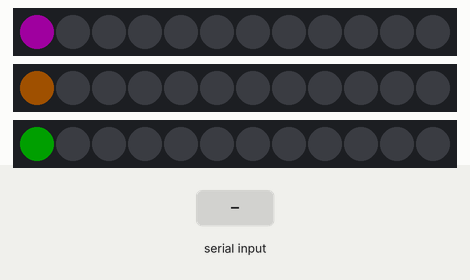
This sketch was run on a simulated Arduino Uno, built with avr-gcc and run on an emulated ATmega328P. Shown: 3 × 12 RGB LEDs in strip order, left to right. The test bench sets the inputs (shaded band). Dim RGB values are drawn brighter than linear; what the sketch prints to the serial monitor is not drawn.

Above: at 0.01 s.
At 1.2 s:
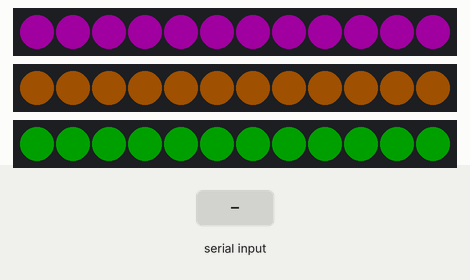
At 2.3 s:
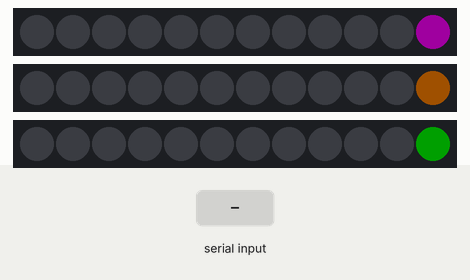
3.7 s: "1\n" received over Serial
Timing chart, 0 to 6.7 s (numbered marks = the images above; inputs shaded):
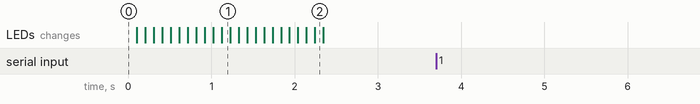

Measured:
- after the input at 3.7 s, every drawn part: stays the same

The sketch:

FastLed_Serial.ino
```cpp
#include "FastLED.h"

// How many leds in your strip?
#define NUM_LEDS 12
// Is your strip upside down?
#define REVERSE 1
#define MOD (REVERSE ? NUM_LEDS/2 : 0)

// For led chips like Neopixels, which have a data line, ground, and power, you just
// need to define DATA_PIN.  For led chipsets that are SPI based (four wires - data, clock,
// ground, and power), like the LPD8806 define both DATA_PIN and CLOCK_PIN
#define DATA_PIN1 2
#define DATA_PIN2 3
#define DATA_PIN3 4

#define COLOR_ON_1 CRGB( 32, 0, 32)
#define COLOR_ON_2 CRGB( 32, 16, 0)
#define COLOR_ON_3 CRGB( 0, 32, 0)
#define COLOR_OFF CRGB::Black


// Define the array of leds
CRGB leds1[NUM_LEDS];
CRGB leds2[NUM_LEDS];
CRGB leds3[NUM_LEDS];

void setup() {

  Serial.begin(9600);
  // while the serial stream is not open, do nothing:
  while (!Serial) ;

  FastLED.addLeds<NEOPIXEL, DATA_PIN1>(leds1, NUM_LEDS);
  FastLED.addLeds<NEOPIXEL, DATA_PIN2>(leds2, NUM_LEDS);
  FastLED.addLeds<NEOPIXEL, DATA_PIN3>(leds3, NUM_LEDS);

  // Turn the LED on, then pause
  for (int i = 0; i < NUM_LEDS; i++) {
    leds1[i] = COLOR_ON_1;
    leds2[i] = COLOR_ON_2;
    leds3[i] = COLOR_ON_3;
    FastLED.show();
    delay(100);
  }

  // Now turn the LED off, then pause
  for (int i = 0; i < NUM_LEDS; i++) {
    leds1[i] = COLOR_OFF;
    leds2[i] = COLOR_OFF;
    leds3[i] = COLOR_OFF;
    FastLED.show();
    delay(100);
  }
}

void loop() {

  if (Serial.available() > 0 ) {
    Serial.println( Serial.available() );

    char m[3] = {0, 0, 0};
    Serial.readBytes(m, 3);

    Serial.println("====");
    Serial.println(m[0]);
    Serial.println(m[1]);
    Serial.println(m[2]);
    Serial.println("====");

    if (Serial.read() == '\n') {
      for (int i = 0; i < NUM_LEDS; i++) {
        int j = (i < NUM_LEDS/2) ? (i + MOD) : (i - MOD);
        leds1[j] = (i < m[0] - (m[0] < 'A' ? '0' : (m[0] < 'a' ? 'A' - 10 : 'a' - 10))) ? COLOR_ON_1 : COLOR_OFF;
        leds2[j] = (i < m[1] - (m[1] < 'A' ? '0' : (m[1] < 'a' ? 'A' - 10 : 'a' - 10))) ? COLOR_ON_2 : COLOR_OFF;
        leds3[j] = (i < m[2] - (m[2] < 'A' ? '0' : (m[2] < 'a' ? 'A' - 10 : 'a' - 10))) ? COLOR_ON_3 : COLOR_OFF;
      }
    }
  }
  FastLED.show();
}
```
